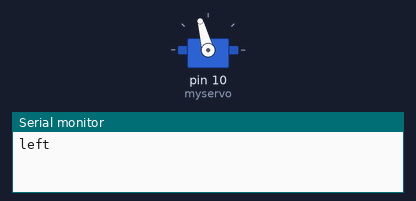
A sketch run on a simulated Arduino Uno, built with avr-gcc and run on an emulated ATmega328P. Parts: servo, the last lines printed to the serial monitor.

Above: at 0.1 s.
At 4.0 s:
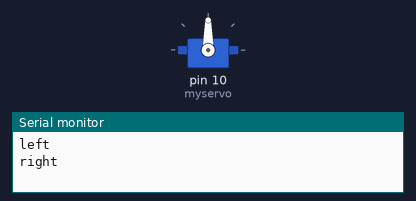
Timing chart, 0 to 5.5 s (numbered marks = the images above):
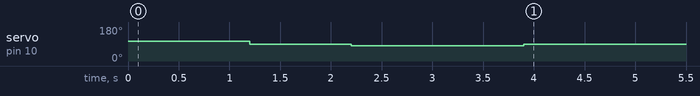

Measured:
- by itself, servo on pin 10 (myservo): 105° → 90° at 1.2 s, → 80° 1.0 s later, → 90° 1.7 s later

The sketch:

servo_7.ino
```cpp
#include <Servo.h>

Servo myservo;


int currentMillis,previousMillis,temp=0;

void setup() {
  // put your setup code here, to run once:
  myservo.attach(10);
  Serial.begin(9600);
}

void loop() {
  // put your main code here, to run repeatedly:
//currentMillis=millis();
if(temp==0)
{
 left();
}
else if(temp==2)
{
  right();
}
else
{
  stop1();
}


}
/*
void right()
{
  while(delay1(200)==false)
  {
    myservo.write(105);
      }
}


bool delay1(int timee)
{
  if(currentMillis-previousMillis<timee)
  {
    return true;
  }
  else if(currentMillis-previousMillis>=timee)
  {
    return false;
  }*/
  void left()
{
  temp++;
  myservo.write(105);
  Serial.println("left");
  delay(1200);
}
void stop1()
{
  temp++;
  myservo.write(90);
  delay(1000);
}

void right()
{
 temp++;
  myservo.write(80);
  Serial.println("right");
  delay(1700);
}
```
